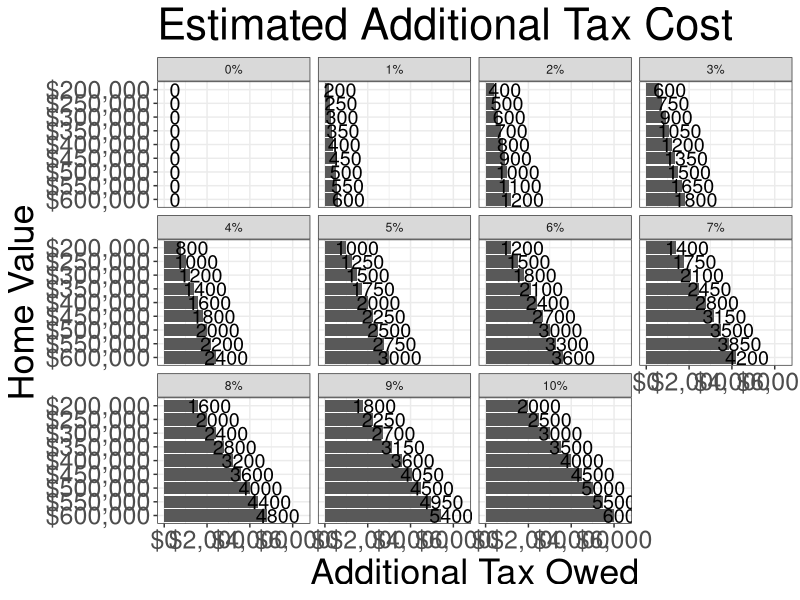
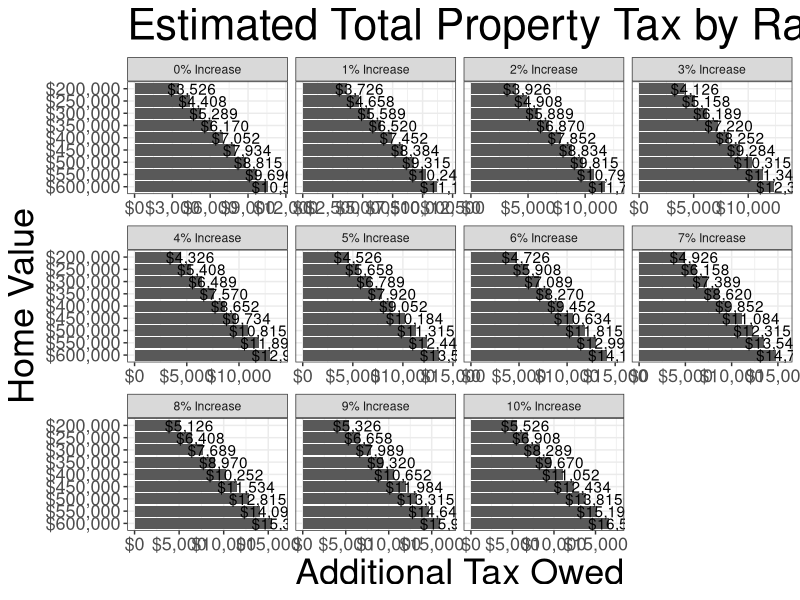
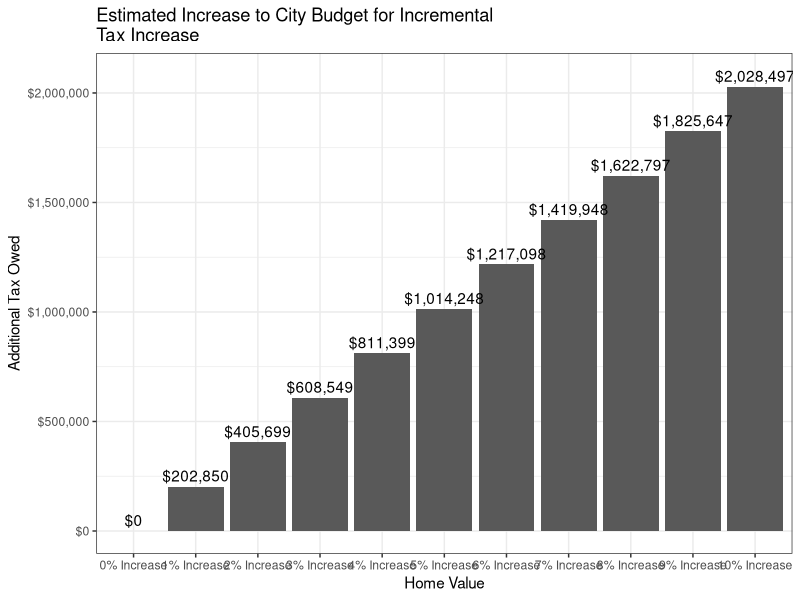

Here is the R script that generated these plots, in order:
## ---- chunk 1
library(tidyverse)
## ---- chunk 2

 
 tr_2025 <- 17.63
tax_rate <- tibble(increase = c(seq(.00, .1, .01)))

#2025 taxes range from $3900-$6300 implying hv from 200k-400k consider tightening this up a bit
home_value <- tibble(hv = seq(200e3, 600e3, 50e3))

comb <- crossing(tax_rate, home_value) %>%
  #mutate(tax = ((hv / 1000) * (tr_2025 * (1 + increase)))) %>%
   mutate(tax = ((hv / 1000) * (tr_2025 + increase*100))) %>%
  group_by(hv) %>%
  mutate(change = tax - lag(tax)) %>%
  replace_na(list(change = 0)) %>%
  mutate(change2 = cumsum(change))

# comb %>%
#   mutate(
#     pct_labs = paste0(increase * 100, "%"),
#     hv_label = scales::dollar(hv)
#   ) %>%
#   ggplot(aes(x = increase, y = tax, color = hv_label)) +
#   geom_point(size = 2) +
#   geom_line(linewidth = 1.5) +
#   scale_y_continuous(n.breaks = 10, labels = scales::label_currency()) +
#   scale_x_continuous(labels = scales::label_percent()) +
#   scale_color_discrete("Home Value") +
#   theme_bw() +
#   labs(x = "Percentage Tax increase", y = "Estimated Tax Owed")


# comb %>%
#   mutate(
#     pct_labs = paste0(increase * 100, "%"),
#     hv_label = scales::dollar(hv)
#   ) %>%
#   ggplot(aes(x = fct_reorder(pct_labs, increase), y = change2)) +
#   geom_col(position = position_dodge()) +
#   scale_y_continuous(labels = scales::label_currency()) +
#   facet_wrap(~hv_label) + 
#   labs(x = "Percentage Tax Increase", 
# y = "Additional Tax Owed") + 
#   theme_bw()


comb %>%
  mutate(
    pct_labs = paste0(increase * 100, "%"),
    hv_label = scales::dollar(hv)
  ) %>%
  ggplot(aes(x = fct_reorder(hv_label, -hv), y = change2, label = change2)) +
  geom_col(position = position_dodge()) +
  geom_text(nudge_y = 500, size =5) + 
  scale_y_continuous(labels = scales::label_currency()) +
  facet_wrap(~ fct_reorder(pct_labs, increase)) + 
  labs(x = "Home Value", 
       y = "Additional Tax Owed", 
       title = "Estimated Additional Tax Cost") + 
  theme_bw() + 
  coord_flip() + 
  theme(axis.text = element_text(size = 18), 
  title = element_text(size = 26))




comb %>%
  mutate(
    pct_labs = paste0(increase * 100, "% Increase"),
    hv_label = scales::dollar(hv)
  ) %>%
  ggplot(aes(x = fct_reorder(hv_label, -hv), y = tax, label = scales::dollar(tax, largest_with_cents = 1e3))) +
  geom_col(position = position_dodge()) +
  geom_text(nudge_y = 1000) + 
  scale_y_continuous(labels = scales::label_currency()) +
  facet_wrap(~ fct_reorder(pct_labs, increase), scales = "free_x") + 
  labs(x = "Home Value", 
y = "Additional Tax Owed", 
title = "Estimated Total Property Tax by Rate") + 
  theme_bw() + 
  coord_flip()+ 
   theme(axis.text = element_text(size = 13), 
  title = element_text(size = 26))




## ---- chunk 3


#total prop tax budget rev in 2026
prop_tax_26<- 20284966

#hoe much money does the city get with each increase

tax_rate %>%
    mutate(rate =  (1.033 + increase), 
    city_prop_tax =  prop_tax_26 *(1.033 + increase),
    change = city_prop_tax - lag(city_prop_tax)) %>%
  replace_na(list(change = 0)) %>%
  mutate(change2 = cumsum(change), 
  pct_labs = paste0(increase * 100, "% Increase")) %>% 
    ggplot(aes(x = fct_reorder(pct_labs, increase), y = change2, label = scales::dollar(change2, largest_with_cents = 1e3))) +
    geom_col(position = position_dodge()) +
    geom_text(nudge_y = 50000) + 
    scale_y_continuous(labels = scales::label_currency()) +
    labs(x = "Home Value",
    y = "Additional Tax Owed", 
    title = "Estimated Increase to City Budget for Incremental\nTax Increase") + 
        theme_bw()
